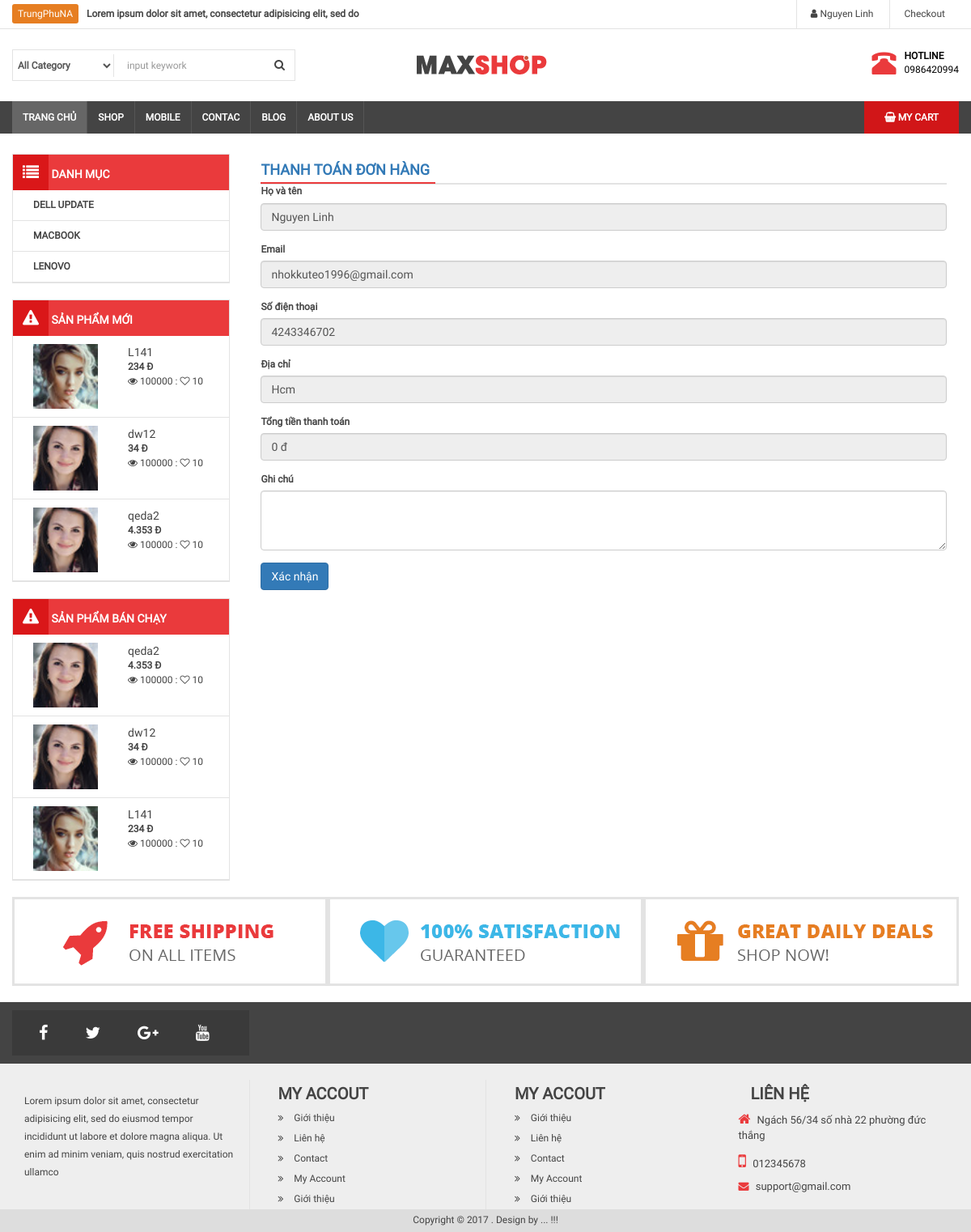
Before: /thanh-toan.php (signed in) with the older database file.
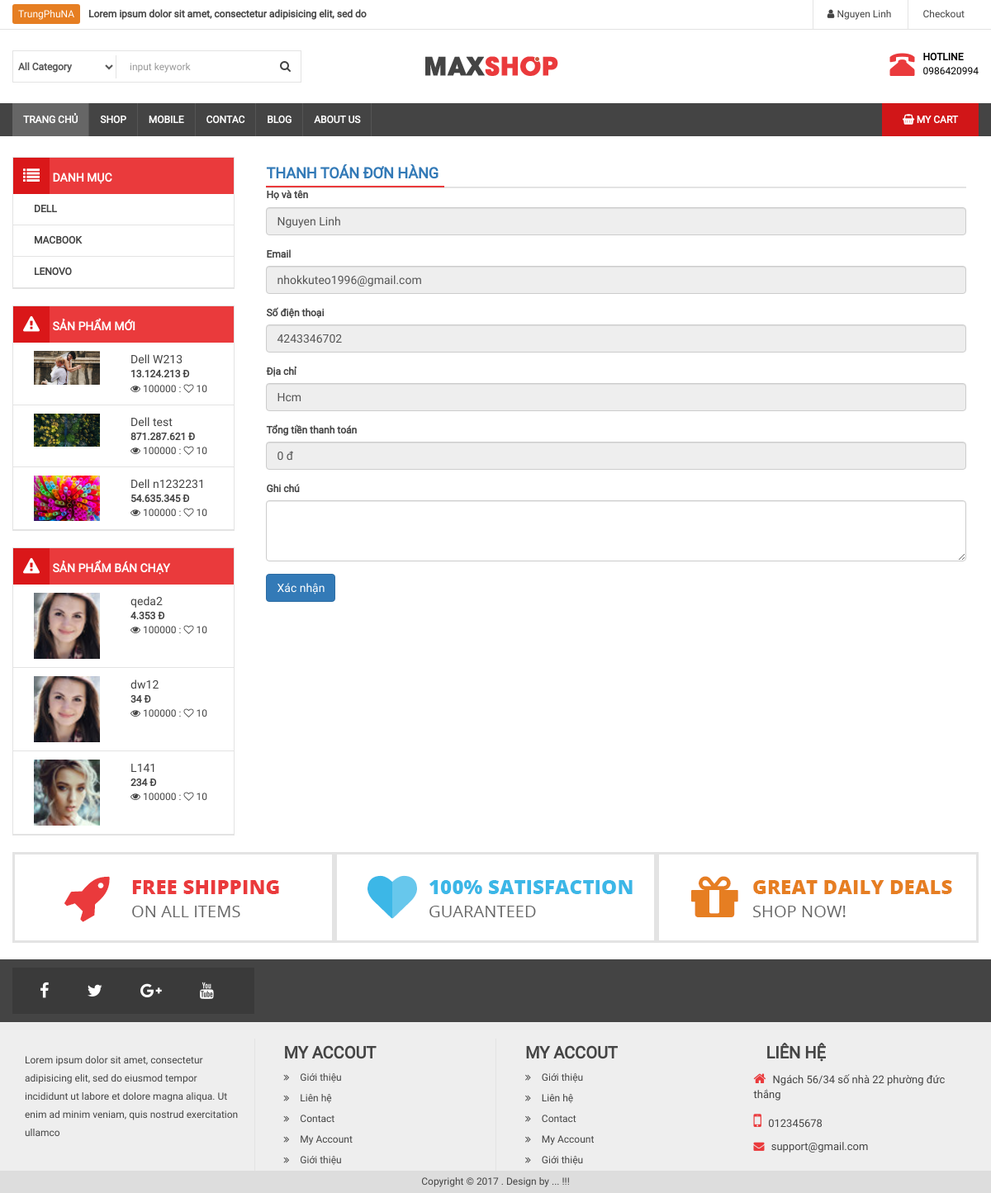
After: the same page with the newer database file.
### tables this page shows
CREATE TABLE `category` (
  `id` int(11) NOT NULL,
  `name` varchar(100) DEFAULT NULL,
  `slug` varchar(100) DEFAULT NULL,
  `images` varchar(100) DEFAULT NULL,
  `banner` varchar(100) DEFAULT NULL,
  `home` tinyint(4) DEFAULT '0',
  `status` tinyint(4) DEFAULT '1',
  `created_at` timestamp NULL DEFAULT CURRENT_TIMESTAMP,
  `updated_at` timestamp NULL DEFAULT CURRENT_TIMESTAMP ON UPDATE CURRENT_TIMESTAMP
);

CREATE TABLE `product` (
  `id` int(11) NOT NULL,
  `name` varchar(100) DEFAULT NULL,
  `slug` varchar(100) DEFAULT NULL,
  `price` int(11) DEFAULT NULL,
  `sale` tinyint(4) DEFAULT '0',
  `thumbnail` varchar(100) DEFAULT NULL,
  `category_id` int(11) DEFAULT NULL,
  `pay` int(11) DEFAULT '0',
  `content` text,
  `number` int(11) DEFAULT NULL,
  `head` int(11) DEFAULT '0',
  `view` int(11) DEFAULT '0',
  `hot` tinyint(4) DEFAULT '0',
  `created_at` timestamp NULL DEFAULT CURRENT_TIMESTAMP,
  `updated_at` timestamp NULL DEFAULT CURRENT_TIMESTAMP ON UPDATE CURRENT_TIMESTAMP
);

### thanh-toan.php (the view, shortened to what the changed rows need)
<?php
   	require_once __DIR__. "/autoload/autoload.php";
?>
<?php require_once __DIR__. "/layouts/header.php"; ?>
<?php require_once __DIR__. "/layouts/footer.php"; ?>

### libraries/Function.php (called while the page is built, shortened)
<?php
    function base_url()
    {
        return $url  = "http://localhost/web-shop/";
    }
    function uploads()
    {
        return base_url() . "public/uploads/";
    }
    function formatPrice($number){
        $number = intval($number);
        return $number = number_format($number,0,',','.')." đ";
    }
 ?>

### libraries/Database.php (called while the page is built, shortened)
<?php
    class Database
    {
        public $link;
        public function __construct()
        {
            $this->link = mysqli_connect("localhost", "root", "", "web_shop") or die ();
            mysqli_set_charset($this->link,"utf8");
        }
        public function fetchsql( $sql )
        {
            $result = mysqli_query($this->link,$sql) or die("Lỗi  truy vấn sql " .mysqli_error($this->link));
            $data = [];
            if( $result)
            {
                while ($num = mysqli_fetch_assoc($result))
                {
                    $data[] = $num;
                }
            }
            return $data;
        }
         public function fetchAll($table)
        {
            $sql = "SELECT * FROM {$table} WHERE 1" ;
            $result = mysqli_query($this->link,$sql) or die("Lỗi Truy Vấn fetchAll " .mysqli_error($this->link));
            $data = [];
            if( $result)
            {
                while ($num = mysqli_fetch_assoc($result))
                {
                    $data[] = $num;
                }
            }
            return $data;
        }
    }
?>

### autoload/autoload.php (called while the page is built, shortened)
<?php
	require_once __DIR__. "/../libraries/Database.php";
   	require_once __DIR__. "/../libraries/Function.php";
   	$db = new Database ;
   	$category = $db->fetchAll("category");
   	$sqlNew = "SELECT * FROM product WHERE 1 ORDER BY ID DESC LIMIT 3";
   	$productNew = $db->fetchsql($sqlNew);
      $sqlPay = "SELECT * FROM product WHERE 1 ORDER BY PAY DESC LIMIT 3";
      $productPay = $db->fetchsql($sqlPay);
?>

### thanh-toan.php (the view, shortened to what the changed rows need)
<?php
   	require_once __DIR__. "/autoload/autoload.php";
?>
<?php require_once __DIR__. "/layouts/header.php"; ?>
<?php require_once __DIR__. "/layouts/footer.php"; ?>

### layouts/header.php (shortened to what the changed rows need)
<!DOCTYPE html>
<html>
    <head>
        <link rel="stylesheet" type="text/css" href="<?php echo base_url() ?>public/frontend/css/font-awesome.min.css">
        <link rel="stylesheet" type="text/css" href="<?php echo base_url() ?>public/frontend/css/bootstrap.min.css">
        <link rel="stylesheet" type="text/css" href="<?php echo base_url() ?>public/frontend/css/slick.css"/>
        <link rel="stylesheet" type="text/css" href="<?php echo base_url() ?>public/frontend/css/slick-theme.css"/>
        <link rel="stylesheet" type="text/css" href="<?php echo base_url() ?>public/frontend/css/style.css">
    </head>
    <body>
        <div id="wrapper">
            <div id="maincontent">
                <div class="container">
                    <div class="col-md-3  fixside" >
                        <div class="box-left box-menu" >
                            <ul>
                            	<?php foreach ($category as $item): ?>
                            		<li>
                            			<a href="danh-muc-san-pham.php?id=<?php echo $item['id'] ?>"><?php echo $item['name'] ?></a>
                            		</li>
                            	<?php endforeach ?>
                            </ul>
                        </div>
                        <div class="box-left box-menu">
                            <ul>
                                <?php foreach ($productNew as $item): ?>
                                	<li class="clearfix">
	                                    <a href="">
	                                        <img src="<?php echo uploads() ?>product/<?php echo $item['thumbnail'] ?>" class="img-responsive pull-left" width="80" height="80">
	                                        <div class="info pull-right">
	                                            <p class="name"><?php echo $item['name'] ?></p >
                                                <?php if ($item['sale'] > 0): ?>
                                                    <p><strike class="sale"><?php echo formatPrice($item['price']) ?></strike> <b class="price"><?php echo formatPriceSale($item['price'], $item['sale']) ?></b></p>
                                                <?php else : ?>
                                                    <p><b><?php echo formatPrice($item['price']) ?></b></p>
                                                <?php endif ?>
	                                            <span class="view"><i class="fa fa-eye"></i> 100000 : <i class="fa fa-heart-o"></i> 10</span>
	                                        </div>
	                                    </a>
	                                </li>
                                <?php endforeach ?>
                            </ul>
                        </div>
                        <div class="box-left box-menu">
                            <ul>
                                <?php foreach ($productPay as $item): ?>
                                    <li class="clearfix">
                                        <a href="">
                                            <img src="<?php echo uploads() ?>product/<?php echo $item['thumbnail'] ?>" class="img-responsive pull-left" width="80" height="80">
                                            <div class="info pull-right">
                                                <p class="name"><?php echo $item['name'] ?></p >
                                                <?php if ($item['sale'] > 0): ?>
                                                    <p><strike class="sale"><?php echo formatPrice($item['price']) ?></strike> <b class="price"><?php echo formatPriceSale($item['price'], $item['sale']) ?></b></p>
                                                <?php else : ?>
                                                    <p><b><?php echo formatPrice($item['price']) ?></b></p>
                                                <?php endif ?>
                                                <span class="view"><i class="fa fa-eye"></i> 100000 : <i class="fa fa-heart-o"></i> 10</span>
                                            </div>
                                        </a>
                                    </li>
                                <?php endforeach ?>
                            </ul>
                        </div>
                    </div>

Changed rows visible on the page:
no longer on one of the page's lists (row edited): product: name "qeda2", price "4.353 Đ"
no longer on one of the page's lists (row edited): product: name "dw12", price "34 Đ"
no longer on one of the page's lists (row edited): product: name "L141", price "234 Đ"
changed category: name "DELL UPDATE" → "DELL"
added product: thumbnail (picture), name "Dell W213", price "13.124.213 Đ", shown under "SẢN PHẨM MỚI"
added product: thumbnail (picture), name "Dell test", price "871.287.621 Đ", shown under "SẢN PHẨM MỚI"
added product: thumbnail (picture), name "Dell n1232231", price "54.635.345 Đ", shown under "SẢN PHẨM MỚI"
